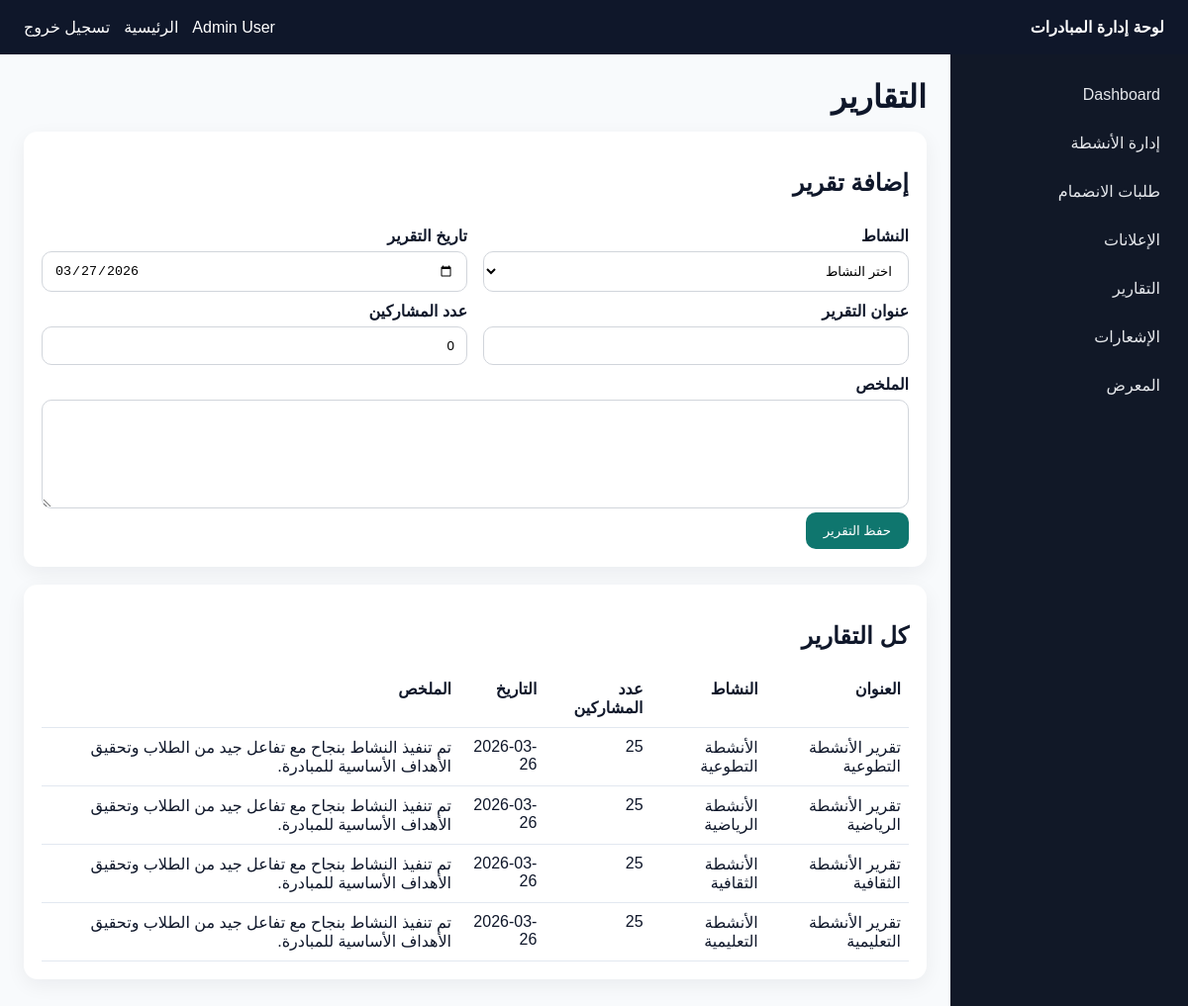
Screenshot of /admin/reports.php (signed in) with the database file from the repository.
### tables this page shows
CREATE TABLE IF NOT EXISTS activity_reports (
    id INT UNSIGNED AUTO_INCREMENT PRIMARY KEY,
    activity_id INT UNSIGNED NOT NULL,
    title VARCHAR(255) NOT NULL,
    summary TEXT NOT NULL,
    participants_count INT UNSIGNED NOT NULL DEFAULT 0,
    report_date DATE NOT NULL,
    created_by INT UNSIGNED NULL,
    created_at DATETIME NOT NULL DEFAULT CURRENT_TIMESTAMP,
    updated_at DATETIME NOT NULL DEFAULT CURRENT_TIMESTAMP ON UPDATE CURRENT_TIMESTAMP,
    CONSTRAINT fk_reports_activity FOREIGN KEY (activity_id) REFERENCES activities(id) ON DELETE CASCADE,
    CONSTRAINT fk_reports_creator FOREIGN KEY (created_by) REFERENCES users(id) ON DELETE SET NULL
);

CREATE TABLE IF NOT EXISTS activities (
    id INT UNSIGNED AUTO_INCREMENT PRIMARY KEY,
    title VARCHAR(255) NOT NULL,
    slug VARCHAR(255) NOT NULL UNIQUE,
    short_description VARCHAR(500) NOT NULL,
    full_description TEXT NOT NULL,
    image VARCHAR(255) NOT NULL,
    icon VARCHAR(20) DEFAULT NULL,
    color VARCHAR(20) DEFAULT NULL,
    category VARCHAR(100) DEFAULT NULL,
    location VARCHAR(255) DEFAULT NULL,
    starts_at DATETIME DEFAULT NULL,
    ends_at DATETIME DEFAULT NULL,
    max_participants INT UNSIGNED NOT NULL DEFAULT 0,
    is_featured TINYINT(1) NOT NULL DEFAULT 0,
    is_active TINYINT(1) NOT NULL DEFAULT 1,
    created_by INT UNSIGNED NULL,
    created_at DATETIME NOT NULL DEFAULT CURRENT_TIMESTAMP,
    updated_at DATETIME NOT NULL DEFAULT CURRENT_TIMESTAMP ON UPDATE CURRENT_TIMESTAMP,
    CONSTRAINT fk_activities_creator FOREIGN KEY (created_by) REFERENCES users(id) ON DELETE SET NULL
);

### database.php (called while the page is built, shortened)
<?php
function db(): PDO
{
    static $pdo = null;
    if ($pdo instanceof PDO) {
        return $pdo;
    }
    $host = envValue('DB_HOST', '127.0.0.1');
    $port = envValue('DB_PORT', '3306');
    $database = envValue('DB_DATABASE', 'student_initiatives');
    $username = envValue('DB_USERNAME', 'root');
    $password = envValue('DB_PASSWORD', '');
    $dsn = "mysql:host={$host};port={$port};dbname={$database};charset=utf8mb4";
    $pdo = new PDO($dsn, $username, $password, [
        PDO::ATTR_ERRMODE => PDO::ERRMODE_EXCEPTION,
        PDO::ATTR_DEFAULT_FETCH_MODE => PDO::FETCH_ASSOC,
    ]);
    return $pdo;
}

### admin/reports.php (the view, shortened to what this page needs)
<?php
require_once __DIR__ . '/common.php';
$reports = db()->query(
    'SELECT ar.*, a.title AS activity_title
     FROM activity_reports ar
     LEFT JOIN activities a ON a.id = ar.activity_id
     ORDER BY ar.report_date DESC, ar.id DESC'
)->fetchAll();
?>
<h1 class="page-title">التقارير</h1>
<div class="card">
    <h2>إضافة تقرير</h2>
    <form method="post">
        <div class="grid-2">
            <div>
                <label>النشاط</label>
                <select name="activity_id" required>
                    <option value="">اختر النشاط</option>
                </select>
            </div>
            <div>
                <label>تاريخ التقرير</label>
                <input type="date" name="report_date" value="<?= date('Y-m-d') ?>" required>
            </div>
        </div>
        <div class="grid-2">
            <div>
                <label>عنوان التقرير</label>
                <input type="text" name="title" required>
            </div>
            <div>
                <label>عدد المشاركين</label>
                <input type="number" min="0" name="participants_count" value="0">
            </div>
        </div>
        <label>الملخص</label>
        <textarea name="summary" required></textarea>
        <button type="submit">حفظ التقرير</button>
    </form>
</div>
<div class="card">
    <h2>كل التقارير</h2>
    <table>
        <thead><tr><th>العنوان</th><th>النشاط</th><th>عدد المشاركين</th><th>التاريخ</th><th>الملخص</th></tr></thead>
        <tbody>
            <?php foreach ($reports as $item): ?>
                <tr>
                    <td><?= htmlspecialchars($item['title'], ENT_QUOTES, 'UTF-8') ?></td>
                    <td><?= htmlspecialchars((string) ($item['activity_title'] ?? '-'), ENT_QUOTES, 'UTF-8') ?></td>
                    <td><?= (int) $item['participants_count'] ?></td>
                    <td><?= htmlspecialchars((string) $item['report_date'], ENT_QUOTES, 'UTF-8') ?></td>
                    <td><?= htmlspecialchars($item['summary'], ENT_QUOTES, 'UTF-8') ?></td>
                </tr>
            <?php endforeach; ?>
        </tbody>
    </table>
</div>

### admin/common.php (style rules this page uses)
body { font-family: Tahoma, Arial, sans-serif; background: #f8fafc; margin: 0; color: #0f172a; }
.page-title { margin-top: 0; margin-bottom: 16px; }
.card { background: #fff; padding: 18px; border-radius: 14px; box-shadow: 0 6px 20px rgba(15, 23, 42, .06); margin-bottom: 18px; }
.grid-2 { display: grid; grid-template-columns: 1fr 1fr; gap: 16px; }
label { display: block; margin: 10px 0 6px; font-weight: 700; }
input, textarea, select { width: 100%; padding: 11px 12px; box-sizing: border-box; border: 1px solid #d1d5db; border-radius: 10px; background: #fff; }
textarea { min-height: 110px; resize: vertical; }
button { padding: 11px 18px; border: 0; background: #0f766e; color: #fff; border-radius: 10px; cursor: pointer; }
table { width: 100%; border-collapse: collapse; }
th, td { border-bottom: 1px solid #e2e8f0; padding: 10px 8px; text-align: right; vertical-align: top; }

### rows the page displays
activity_reports: title "تقرير الأنشطة التطوعية", activity.title "الأنشطة التطوعية", participants_count "25", report_date "2026-03-26", summary "تم تنفيذ النشاط بنجاح مع تفاعل جيد من الطلاب وتحقيق الأهداف الأساسية للمبادرة."
activity_reports: title "تقرير الأنشطة الرياضية", activity.title "الأنشطة الرياضية", participants_count "25", report_date "2026-03-26", summary "تم تنفيذ النشاط بنجاح مع تفاعل جيد من الطلاب وتحقيق الأهداف الأساسية للمبادرة."
activity_reports: title "تقرير الأنشطة الثقافية", activity.title "الأنشطة الثقافية", participants_count "25", report_date "2026-03-26", summary "تم تنفيذ النشاط بنجاح مع تفاعل جيد من الطلاب وتحقيق الأهداف الأساسية للمبادرة."
activity_reports: title "تقرير الأنشطة التعليمية", activity.title "الأنشطة التعليمية", participants_count "25", report_date "2026-03-26", summary "تم تنفيذ النشاط بنجاح مع تفاعل جيد من الطلاب وتحقيق الأهداف الأساسية للمبادرة."

### other values shown
$user['full_name'] "Admin User"
